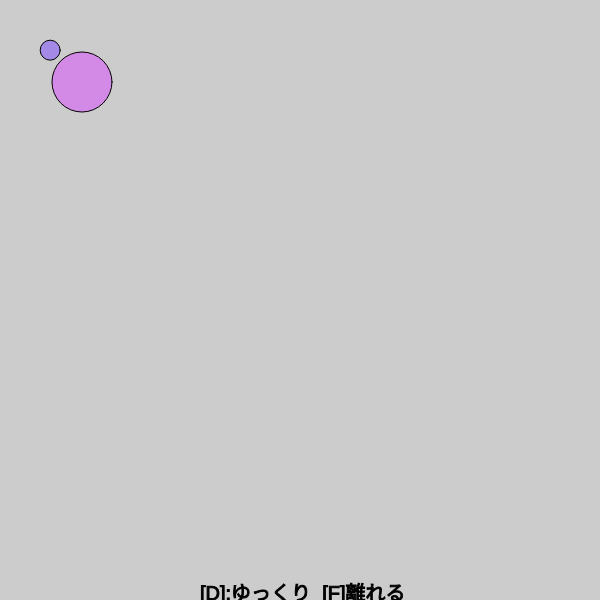
Frame 1 (no input)
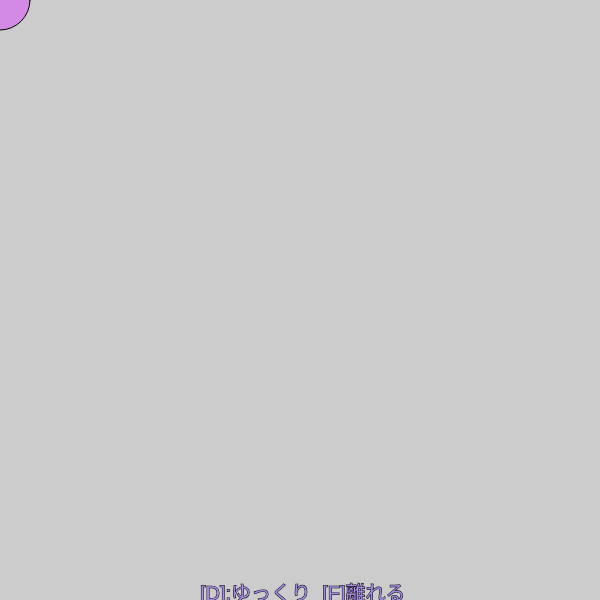
Frame 60 (no input)
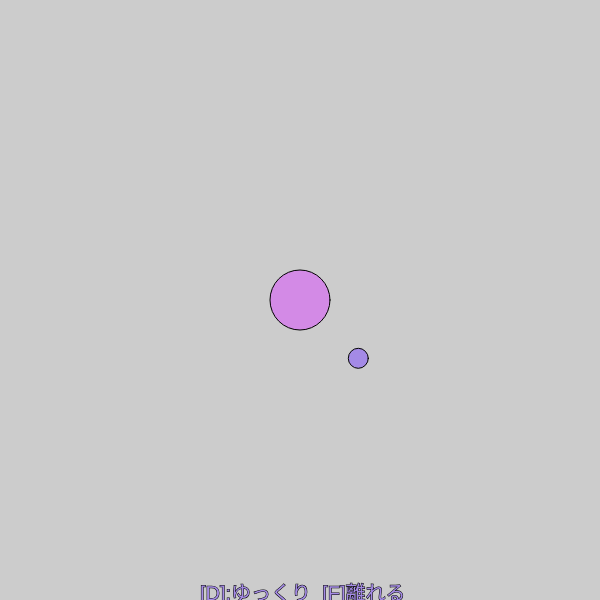
Frame 120 (the mouse pressed at the canvas centre since frame 60)

The p5.js sketch that drew these frames (run headless with seeded random() and noise() and a simulated clock; from frame 60 on, the mouse is pressed at the canvas centre):

// p5.js sketch
// ── sketch.js
function setup() {
  createCanvas(600, 600);
  colorMode(HSB, 100);
  Sat = 40; //彩度
  Bri = 90; //明度
  player.hue = 100;
  BG = 80; //背景色
  n=0;
  SPEED = 1;
  G = 1/4;
}

class Vec2{
  constructor(_x,_y){
    this.x = _x;
    this.y = _y;
  }
  add(a){
    return new Vec2(this.x + a.x, this.y + a.y);
  }
  sub(a){
    return new Vec2(this.x - a.x, this.y - a.y);
  }
  mul(s){
    return new Vec2(s * this.x, s * this.y);
  }
  mag(a){//ベクトルの大きさ
    return sqrt(this.x**2 + this.y**2);
  }
  norm(){//ベクトルの正規化（大きさを1にする）
    return this.mul(1/this.mag());
  }
}

class Player{
  constructor(_p,_v,_r){
    this.p = _p; //プレイヤーの位置ベクトル
    this.v = _v; //プレイヤーの速度ベクトル
    this.r = _r; //プレイヤーの半径
    this.hue = 0; //色彩
  }
}

class Enemy{
  constructor(_p,_v,_a,_r){
    this.p = _p; //敵の位置ベクトル
    this.v = _v; //敵の速度ベクトル
    this.a = _a; //敵の加速度ベクトル
    this.r = _r; //敵の半径
    this.hue = random(0,100); //色彩
  }
}

let enemy = [];
let player = new Player(new Vec2(100,100),new Vec2(10,10),30);

function draw() {
  background(BG);
  stroke(0,0,0);
  textSize(20);
  text("[D]:ゆっくり  [F]離れる",200,600);
  
  //敵を増やす
  if(frameCount % 180 == 1){
    //console.log(n);
    enemy[n] = new Enemy(new Vec2(50,50),new Vec2(0,0),new Vec2(0,0),10);
    n++;
  }
  
  //プレイヤーの位置更新
  player.v.x = (player.v.x + mouseX-player.p.x)/5;
  player.v.y = (player.v.y + mouseY-player.p.y)/5;
  player.p = player.p.add(player.v);
  
  keyboard();
  
  //キーボード入力
  keyboard();
  
  //敵の位置更新
  
  for(let i=0;i<n;i++){
    enemy[i].a = player.p.sub(enemy[i].p).norm().mul(G).mul(1/SPEED);
    enemy[i].v = enemy[i].v.add(enemy[i].a);
    enemy[i].p = enemy[i].p.add(enemy[i].v.mul(1/SPEED));
  }
  
  //衝突したら
  for(let i=0;i<n;i++){
    if(player.p.sub(enemy[i].p).mag() < player.r + enemy[i].r){
      player.hue = 0;
      break;
    }else{player.hue = 80;}
  }
  
  //描写
  fill(player.hue,Sat,Bri);
  ellipse(player.p.x,player.p.y,player.r*2);
  for(let i=0;i<n;i++){
    fill(enemy[i].hue,Sat,Bri);
    ellipse(enemy[i].p.x,enemy[i].p.y,enemy[i].r*2);
  }
  
}

function keyboard(){
  if(keyIsDown(68)){//d
    Sat+=6;
    Bri+=4;
    BG-=5;
    if(Sat>100)Sat=100;
    if(Bri>100)Bri=100;
    if(BG<40)BG=40;
    SPEED = 4;
  }else{
    Sat-=6;
    Bri-=4;
    BG+=5;
    if(Sat<40)Sat=40;
    if(Bri<90)Bri=90;
    if(BG>80)BG=80;
    SPEED = 1;
  }
  
  if(keyIsDown(70)){//f
    for(let i=0;i<n;i++){
      enemy[i].v = enemy[i].p.sub(player.p).norm().mul(1500/enemy[i].p.sub(player.p).mag());
      text(enemy[0].v.mag(),100,100);
    }
  }
}
